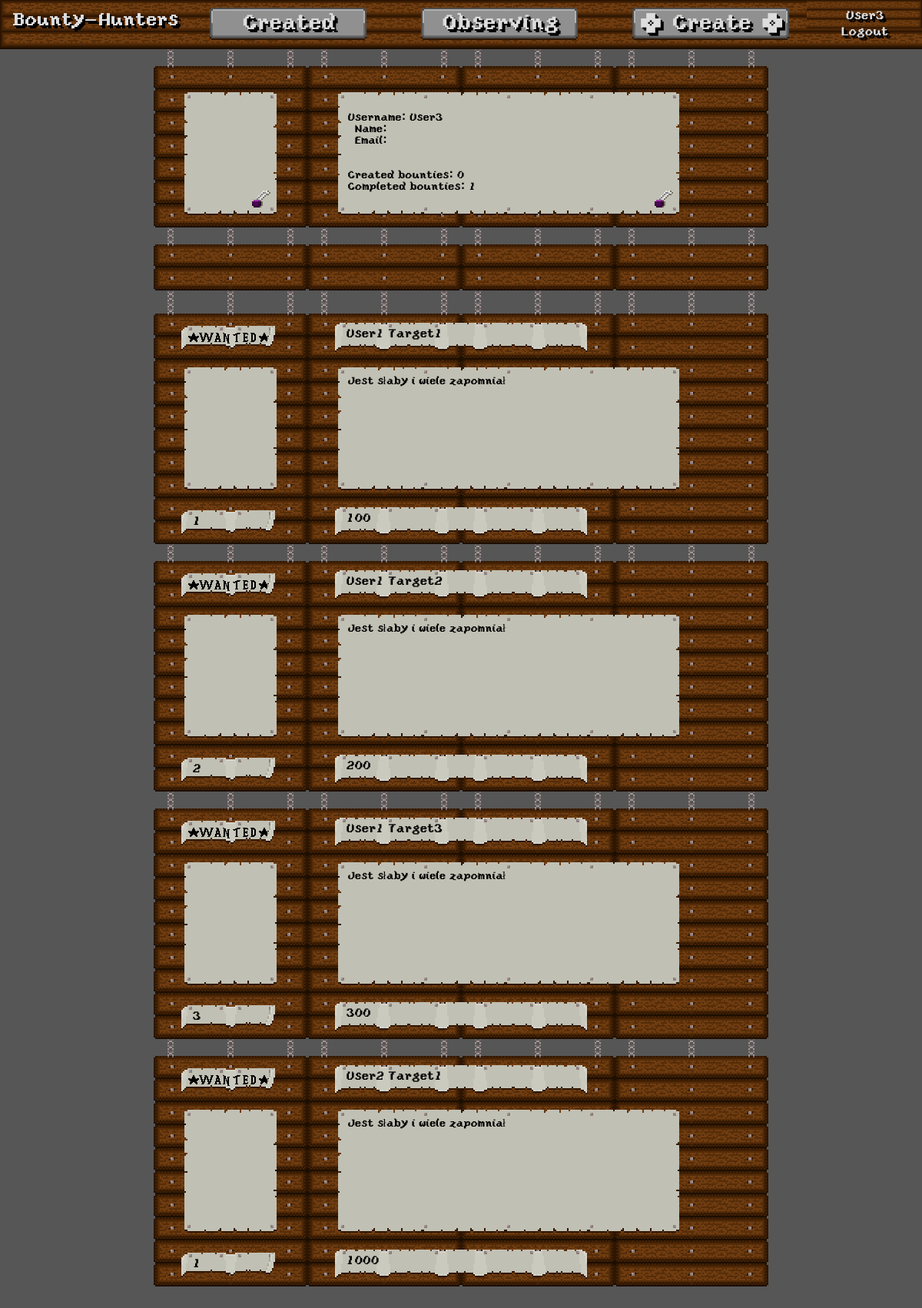
The app's page /user-profile/1/observing/ (signed in) with its own data.
### bounties/models.py (models this page shows, shortened)
class Bounty(models.Model):
    DIFFICULTY_CHOICES = [
        (1, '1 star'),
        (2, '2 stars'),
        (3, '3 stars'),
        (4, '4 stars'),
        (5, '5 stars'),
    ]
    creator = models.ForeignKey(User, on_delete=models.CASCADE, related_name='creators')
    hunter = models.ForeignKey(User, on_delete=models.CASCADE, related_name='hunters', null=True, blank=True)
    observed = models.BooleanField()
    target_name = models.CharField(max_length=100, default='Bezimienny')
    target_reward = models.IntegerField(default=100)
    target_description = models.TextField(max_length=375, blank=True, default='Jest słaby i wiele zapomniał', )
    target_difficulty = models.IntegerField(choices=DIFFICULTY_CHOICES, default=1)
    target_posted_date = models.DateField(auto_now_add=True)
    target_completed_date = models.DateField(null=True, blank=True)
    target_completed = models.BooleanField(default=False)
    class Meta:
        default_related_name = 'bounties'
        ordering = ['target_posted_date']

### bounties/views.py (the view)
# urls.py: path('user-profile/<int:pk>/<str:category>/', UserProfileView.as_view(), name='user-profile'),
class UserProfileView(ListView):
    model = Bounty
    context_object_name = 'bounties'
    template_name = 'bounties/user_profile.html'
    def get_context_data(self, **kwargs):
        context = super().get_context_data(**kwargs)
        observes = Observe.objects.all().filter(user_id=self.request.user.id)
        context['bounties_created'] = context['bounties'].filter(creator=self.request.user)
        context['bounties_observing'] = []
        for bounty in context['bounties']:
            for relation in observes:
                if relation.bounty_id == bounty.id:
                    context['bounties_observing'].append(bounty)
        context['bounties_completed'] = context['bounties'].filter(hunter=self.request.user)
        if self.kwargs['category'] == 'created':
            context['bounties'] = context['bounties_created']
        if self.kwargs['category'] == 'observing':
            context['bounties'] = context['bounties_observing']
        context['bounties_created_amount'] = context['bounties_created'].count()
        context['bounties_completed_amount'] = context['bounties_completed'].count()
        return context

### bounties/templates/bounties/user_profile.html (shortened to what this page needs)
{% load static %}
<!DOCTYPE html>
<html>
    <link rel="stylesheet" href="{% static 'styles/view_user_profile.css' %}">
    <link rel="stylesheet" href="{% static 'styles/topbar.css' %}">
    <link rel="stylesheet" href="{% static 'styles/bounty_container.css' %}">
</html>
<body>
    <div id="topbar">
        <a href="{% url 'bounties' %}">
            <div id="topbar-logo">Bounty-Hunters</div>
        </a>
        <div id="topbar-middle-categories">
            <a href="{% url 'user-profile' request.user.id 'created' %}">
                <div class="topbar-middle-category-button">Created</div>
            </a>
            <div style="width: 25px"></div>
            <a href="{% url 'user-profile' request.user.id 'observing' %}">
                <div class="topbar-middle-category-button">Observing</div>
            </a>
            <div style="width: 25px"></div>
            <a href="{% url 'bounty-create' %}">
                <div class="topbar-middle-category-button">+ Create +</div>
            </a>
        </div>
        <div id="topbar-user">
            {% if request.user.is_authenticated %}
            <a href="{% url 'user-profile' request.user.id 'created' %}">{{request.user}}</a>
            <a href="{% url 'logout' %}?next=/">Logout</a>
            {% else %}
            <a href="{% url 'login' %}">Log in</a>
            <a href="{% url 'register' %}">Create new account</a>
            {% endif %}
        </div>
    </div>
    <div style="width: 800px; margin: auto; margin-top: 64px;">
        <div id="profile-container">
            <div style="height: 74px;"></div>
            <div style="display: flex;">
                <div class="bounty-picture-frame" style="margin-top: -18px;">
                    <div class="bounty-picture-image"></div>
                    <div class="bounty-picture-edit"></div>
                </div>
                <div class="bounty-description-frame" style="margin-top: -18px;">
                    <div class="bounty-description-text">
                        <div>&nbsp;</div>
                        <div>Username: {{ user.username }}</div>
                        <div>&nbsp;&nbsp;Name: {{ user.first_name }} {{ user.last_name }}</div>
                        <div>&nbsp;&nbsp;Email: {{ user.email }}</div>
                        <div>&nbsp;</div>
                        <div>&nbsp;</div>
                        <div>Created bounties: {{ bounties_created_amount }}</div>
                        <div>Completed bounties: {{ bounties_completed_amount }}</div>
                    </div>
                    <a href="{% url 'user-profile-update' request.user.id %}">
                        <div class="bounty-description-edit"></div>
                    </a>
                </div>
            </div>
        </div>
    </div>
    <div id="bounties_container">
        {% for bounty in bounties %}
        <div class="bounty-container">
            <div style="display: flex; justify-content: space-between;">
                <div class="bounty-wanted-sign"></div>
                <div class="bounty-name-frame">
                    <div class="bounty-name-text">
                        {{bounty.target_name}}
                    </div>
                </div>
                {% if view.kwargs.category == 'created' %}
                <a href="{% url 'bounty-update' bounty.id %}">
                    <div class="bounty-settings-button"></div>
                </a>
                {% else %}
                <div style="height: 36px; width: 36px; margin-right: 42px; margin-top: 28px;"></div>
                {% endif %}
            </div>
            <div style="display: flex;">
                <div class="bounty-picture-frame">
                    <div class="bounty-picture-image"></div>
                </div>
                <div class="bounty-description-frame">
                    <div class="bounty-description-text">
                        {{bounty.target_description}}
                    </div>
                </div>
            </div>
            <div style="display: flex;">
                <div class="bounty-difficulty-frame">
                    <div class="bounty-difficulty-text">
                        {{bounty.target_difficulty}}
                    </div>
                </div>
                <div class="bounty-reward-frame">
                    <div class="bounty-reward-text">
                        {{bounty.target_reward}}
                    </div>
                </div>
            </div>
        </div>
        {% empty %}
        <h3>No bounties</h3>
        {% endfor %}
    </div>
    <div style="height: 100px"></div>
</body>

### bounties/static/styles/view_user_profile.css (style rules this page uses)
body { background-color: #565656; margin: 0px; overflow-y: scroll; font-family: 'PixelFont'; }
#profile-container { background-image: url("../images/wooden_board_profile.png"); background-repeat: no-repeat; background-size: contain; height: 322px; width: 800px; }
#bounties_container { width: 800px; margin: auto; }

### bounties/static/styles/topbar.css (style rules this page uses)
#topbar { background-color: #2d1602; background-image: url("../images/topbar_board_middle.png"); border-bottom: 2px solid #1c0e01; height: 62px; width: 100%; position: fixed; top: 0; display: flex; justify-content: space-between; }
#topbar-logo { background-image: url("../images/topbar_board_left.png"); background-repeat: no-repeat; background-size: contain; width: 230px; padding: 12px 12px 28px 8px; display: grid; column-gap: 10px; color: #ddd; font-size: 24px; text-align: center; text-shadow: 2px 2px #000, 4px 4px #000; }
#topbar-middle-categories { width: 800px; display: flex; }
.topbar-middle-category-button { background-image: url("../images/topbar_category_button.png"); background-repeat: no-repeat; background-size: contain; height: 48px; width: 250px; padding-top: 14px; font-size: 28px; }
#topbar-user { background-image: url("../images/topbar_board_right.png"); background-repeat: no-repeat; background-size: contain; width: 250px; padding: 10px 0px; display: flex; flex-direction: column; justify-content: space-around; }
a { color: #ddd; font-size: 16px; text-align: center; text-decoration: none; text-shadow: 2px 2px #000, 4px 4px #000; }

### bounties/static/styles/bounty_container.css (style rules this page uses)
.bounty-container { background-image: url("../images/wooden_board.png"); background-repeat: no-repeat; background-size: contain; height: 322px; width: 800px; }
.bounty-wanted-sign { background-image: url("../images/wanted.png"); background-repeat: no-repeat; background-size: contain; height: 32px; width: 200px; margin-left: 36px; margin-top: 38px; }
.bounty-name-frame { background-image: url("../images/paper_strap_long.png"); background-repeat: no-repeat; background-size: contain; height: 40px; width: 328px; margin-right: 158px; margin-top: 34px; }
.bounty-name-text { height: 22px; width: 300px; margin-left: 14px; margin-top: 6px; }
.bounty-picture-frame { background-image: url("../images/paper_sheet.png"); background-repeat: no-repeat; background-size: contain; height: 160px; width: 120px; margin-left: 40px; margin-top: 18px; }
.bounty-picture-image { height: 100px; width: 100px; margin-left: 10px; margin-top: 20px; }
.bounty-picture-edit { background-image: url("../images/edit_button.png"); background-repeat: no-repeat; background-size: contain; height: 24px; width: 24px; margin-left: 88px; margin-top: 6px; }
.bounty-description-frame { background-image: url("../images/paper_sheet_large.png"); background-repeat: no-repeat; background-size: contain; height: 160px; width: 444px; margin-left: 80px; margin-top: 18px; display: flex; flex-direction: row; }
.bounty-description-text { height: 140px; width: 400px; margin-left: 12px; margin-top: 10px; font-family: 'PixelFont'; font-size: 14px; overflow-y: hidden; word-break: break-word; }
.bounty-description-edit { background-image: url("../images/edit_button.png"); background-repeat: no-repeat; background-size: contain; height: 24px; width: 24px; margin-top: 126px; }
.bounty-difficulty-frame { background-image: url("../images/paper_strap_short.png"); background-repeat: no-repeat; background-size: contain; height: 32px; width: 200px; margin-left: 36px; margin-top: 26px; }
.bounty-difficulty-text { height: 22px; width: 300px; margin-left: 14px; margin-top: 6px; }
.bounty-reward-frame { background-image: url("../images/paper_strap_long.png"); background-repeat: no-repeat; background-size: contain; height: 40px; width: 328px; margin-right: 36px; margin-top: 22px; }
.bounty-reward-text { height: 22px; width: 300px; margin-left: 14px; margin-top: 6px; }

### records on screen
Bounty: target_name "User1 Target1", target_description "Jest słaby i wiele zapomniał", target_difficulty "1", target_reward "100"
Bounty: target_name "User1 Target2", target_description "Jest słaby i wiele zapomniał", target_difficulty "2", target_reward "200"
Bounty: target_name "User1 Target3", target_description "Jest słaby i wiele zapomniał", target_difficulty "3", target_reward "300"
Bounty: target_name "User2 Target1", target_description "Jest słaby i wiele zapomniał", target_difficulty "1", target_reward "1000"

### other values on screen
{{ request.user }} "User3"
{{ user.username }} "User3"
{{ bounties_created_amount }} "0"
{{ bounties_completed_amount }} "1"
